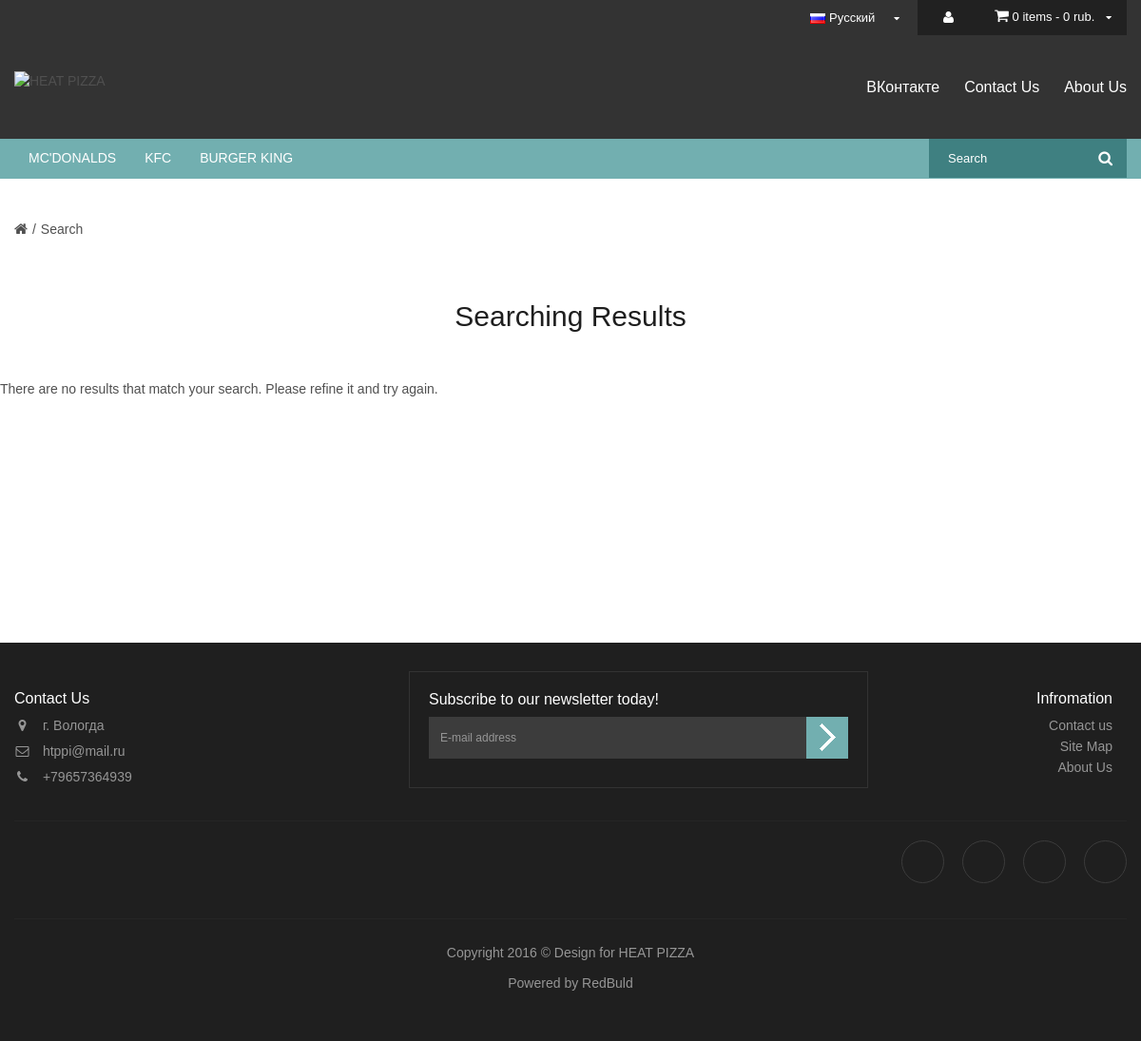
The app's page /search/ with its own data.
### app/models.py (models this page shows, shortened)
class Category(db.Model):
    id = db.Column('id', db.Integer, primary_key=True)
    num = db.Column('num', db.Integer, index=True)
    name = db.Column('name', db.String(250), index=True)
    products = db.relationship('Product', backref='category', lazy='dynamic')
    parentid = db.Column('parentid', db.Integer, db.ForeignKey('category.id'), index=True)
    childrens = db.relationship('Category', lazy='subquery')
    paid = db.Column('paid', db.Integer)
    dcost = db.Column('dcost', db.Integer)
    visible = db.Column('visible', db.Boolean)

class Settings(db.Model):
    name = db.Column('name', db.String(250), primary_key=True, unique=True)
    value = db.Column('value', db.String(250))

### app/modules/market.py (the view, shortened to what this page needs)
@market_module.route('/search/', defaults={'search_string': ''}, methods={'POST','GET'})
@market_module.route('/search/<search_string>', methods={'POST','GET'})
def search(search_string):
    results = {}
    if request.method == 'POST':
        results['products'] = {}
        results['counts'] = {}
        if not search_string == '':
            search_string = search_string.lower()
            for e in search_string.replace('_',' ').replace(',',' ').replace('.',' ').split(' '):
                if not e == "":
                    temp = Product.query.filter(Product.name.ilike('%' + e + '%')).all()
                    for i in temp:
                        results['products'][i.id] = {}
                        results['products'][i.id]["name"] = i.name
                        results['products'][i.id]["price"] = str(i.price) +' '+ _('rub.')
                        results['products'][i.id]["img"] = thumb.thumbnail(i.img,'200x200')
            results['counts']['val'] = len(results['products'])
            results['counts']['text'] = _('Show more')
        return json.dumps(results)
    else:
        categories_all = Category.query.order_by(asc(Category.num)).filter_by(parentid=0,visible=1).all()
        settings = Settings.query.all()
        sett = {}
        for i in settings:
            sett[i.name] = i.value
        products = {}
        return render_template('market/search.html', categories_all=categories_all, products=products, settings=sett)

### app/modules/market.py (called while the page is built)
@app.before_request
def set_client_session():
    if 'locale' not in session:
        session['locale'] = 'ru'
    if 'bag' not in session:
        session['bag']=[]
    if 'paidcats' not in session:
        session['paidcats']=[]
    if 'last' not in session:
        session['last']=[]
    if 'total' not in session:
        session['total']={}
    if 'counts' not in session['total']:
        session['total']['counts'] = 0
    if 'price' not in session['total']:
        session['total']['price'] = 0
    if 'delivery' not in session['total']:
        session['total']['delivery']=0

@app.context_processor
def my_utility_processor():
    def get_name(id):
        product = Product.query.filter_by(id=id)
        name = ''
        for i in product:
            name = i.name
        return name
    return dict(get_name=get_name)

### app/templates/market/search.html (shortened to what this page needs)
<!DOCTYPE html>
<html dir="ltr">
<head>
{% block head %}
{% include 'market/functional/scripts.html' %}
</head>
{% endblock %}
<body class="common-home rb-wide-boxed">
<div id="rb_container" class="rb-wide-boxed " >
{% include 'market/design/header.html' %}
  <div class="container">
    <ul class="breadcrumb">
      <li><a href="{{ config['SITE_URL'] }}"><i class="fa fa-home"></i></a></li>
      <li><a href="{{ config['SITE_URL'] }}about">{% trans %}Search{% endtrans %}</a></li>
    </ul>
  </div>
  <div id="content" class="col-sm-12 nopadding">
    <div class="rb-featured-pro rb-nprolarge-nslider" data-animate="fadeInUp" data-delay="300">
      <div class="box-heading title">
        <h1>{% trans %}Searching results{% endtrans %}</h1>
      </div>
      <div class="box-content rb-product-content">
        <div class="rb-items rb-product-grid">
          <div id="boss_featured_0">
            {% if products|length == 0 %}
              <p>{% trans %}There are no results that match your search. Please refine it and try again.{% endtrans %}</p>
            {% endif %}
          </div>
        </div>
      </div>
    </div>
  </div>
{% include 'market/design/footer.html' %}
</div>
</body>
</html>

### app/templates/market/design/top_menu.html (shortened to what this page needs)
<div class="rb-comb fadeInDown">
  <div class="navbar menu">
    <div class="navbar-inner">
      <div class="container">
        <div class="hormenu col-sm-9 pull-left">
          <nav class="hidden-xs">
            <ul>
            {% for category in categories_all recursive %}
              <li>
                <a title="{{ category.name }}" href="{{ config['SITE_URL'] }}{{ category.name }}">{{ category.name }}</a>
              </li>
            {% endfor %}
            </ul>
          </nav>
        </div>
        <div class="col-sm-3 pull-right rb-search">
          <div id="search" class="input-group pull-right">
            <input type="text" name="search" value="{% if 'search' in request.path %}{{ request.path.split('search/',1)[1] }}{% endif %}" placeholder="{% trans %}Search{% endtrans %}" class="form-control input-lg dropdown-toggle" data-toggle="dropdown">
            <button type="button" title="search" class="btn btn-search"><i class="fa fa-search"></i></button>
          </div>
        </div>
      </div>
    </div>
  </div>
</div>

### app/templates/market/design/footer.html (shortened to what this page needs)
<div id="rb_footer_container" class="" >
  <footer id="rb_footer">
    <div class="container">
      <div class="footer_column">
        <div class="row">
          <div class="col-sm-4 col-xs-6 not-animated" data-animate="fadeInUp" data-delay="200">
            <div class="footer-contact">
              <h3 style="text-transform:none;">{% trans %}Contact Us{% endtrans %}</h3>
              <div class="contact-us not-animated" data-animate="fadeInUp" data-delay="300">
                <div class="address">
                  <i class="fa fa-map-marker"></i>
                    <a class="map" href="#" data-lat="59.223486, 39.888875" data-toggle="modal" data-target="#mapsmodal">{{ settings['address_'+session['locale']] }}</a>
                </div>
                <div class="email">
                  <i class="fa fa-envelope-o"></i>
                    <span>{{ settings['email'] }}</span>
                </div>
                <div class="phone">
                  <i class="fa fa-phone"></i>
                    <span>{{ settings['phone'] }}</span>
                </div>
              </div>
            </div>
          </div>
          <div class="col-sm-8 col-xs-6 not-animated" data-animate="fadeInUp" data-delay="300">
            <div class="rb-newletter col-sm-8 hidden-xs">
              <div class="footer-newletter">
                <div class="title">
                  <h3 style="text-transform:none;">{% trans %}Subscribe to our newsletter today!{% endtrans %}</h3>
                </div>
                <div>
                  <div class="newletter-content">
                    <div class="frm_subscribe">
                      <form name="subscribe" id="subscribe">
                        <table>
                          <tr>
                            <td>
                              <div class="boss-newletter">
                                <input class="form-control input-new" size="50" type="text" placeholder="{% trans %}E-mail address{% endtrans %}" name="subscribe_email" id="subscribe_email">
                                <a class="btn btn-new" onclick="email_subscribe()">{% trans %}Subscribe{% endtrans %}</a>
                              </div>
                            </td>
                          </tr>
                          <tr>
                          </tr>
                        </table>
                      </form>
                    </div>
                  </div>
                </div>
              </div>
            </div>
            <div class="col-sm-4 col-xs-12 not-animated" data-animate="fadeInUp" data-delay="200">
              <div class="row">
                <div class="col-xs-12 pull-right not-animated" data-animate="fadeInUp" data-delay="200" style="text-align:right;">
                  <h3>{% trans %}Infromation{% endtrans %}</h3>
                  <ul>
                    <li><a href="{{ config['SITE_URL'] }}contact">{% trans %}Contact us{% endtrans %}</a></li>
                    <li><a href="{{ config['SITE_URL'] }}sitemap">{% trans %}Site Map{% endtrans %}</a></li>
                    <li><a href="{{ config['SITE_URL'] }}about">{% trans %}About Us{% endtrans %}</a></li>
                  </ul>
                </div>
              </div>
            </div>
          </div>
        </div>
      </div>
    </div>
    <div class="social-payment">
      <div class="container">
        <div class="row">
          <div class="column col-sm-6 col-xs-12 pull-left not-animated" data-animate="fadeInUp" data-delay="500">
          </div>
          <div class="column col-sm-6 col-xs-12 pull-right not-animated" data-animate="fadeInUp" data-delay="500">
            <div class="footer-social pull-right">
              <ul>
                <li class="icon-vk"><a href="{% for x in settings if x.name == 'link' %}{{ x.value }}{% endfor %}" target="_blank" title="В контакте"><i class="sb sb-vk"></i></a></li>
                <li class="icon-facebook"><a href="javascript:;" onclick="Share.facebook('{{ config['SITE_URL'] }}','{{ config['SITE_NAME'] }}','','')" title="Facebook"><i class="sb sb-fb"></i></a></li>
                <li class="icon-twitter"><a href="javascript:;" onclick="Share.facebook('{{ config['SITE_URL'] }}','{{ config['SITE_NAME'] }}')" title="Twitter"><i class="sb sb-tw"></i></a></li>
                <li class="icon-ok"><a href="javascript:;" onclick="Share.odnoklassniki('{{ config['SITE_URL'] }}','{{ config['SITE_NAME'] }}')" title="Одноклассники"><i class="sb sb-ok"></i></a></li>
              </ul>
            </div>
          </div>
        </div>
      </div>
    </div>
    <div class="rb-powered">
      <div class="container">
        <div class="row">
          <div class="powered col-sm-12 col-xs-12">
            <div id="powered">
              <p> Copyright 2016 ©<span> Design for <a href="{{ config['SITE_URL'] }}">{{ config['SITE_NAME'] }}</a></span></p>
              <p><span>Powered by <a href="http://vk.com/el_paramore">RedBuld</a></span></p>
            </div>
          </div>
        </div>
      </div>
    </div>
  </footer>
</div>

### records on screen
Category: name "MC'DONALDS"
Category: name "KFC"
Category: name "BURGER KING"
Settings: value "г. Вологда"
Settings: email "htppi@mail.ru"
Settings: phone "+79657364939"

### other values on screen
{{ ngettext('%(num)d item', '%(num)d items', session['total']['counts']) }} "0 items"
{{ session['total']['price']+session['total']['delivery'] }} "0"
{{ trans }} "rub."
{{ lang[1] }} "Русский"
{{ trans }} "Contact Us"
{{ trans }} "About Us"
{{ trans }} "Search"
{{ trans }} "Searching Results"
{{ trans }} "There are no results that match your search. Please refine it and try again."
{{ trans }} "Subscribe to our newsletter today!"
{{ trans }} "Infromation"
{{ trans }} "Contact us"
{{ trans }} "Site Map"
{{ config['SITE_NAME'] }} "HEAT PIZZA"
